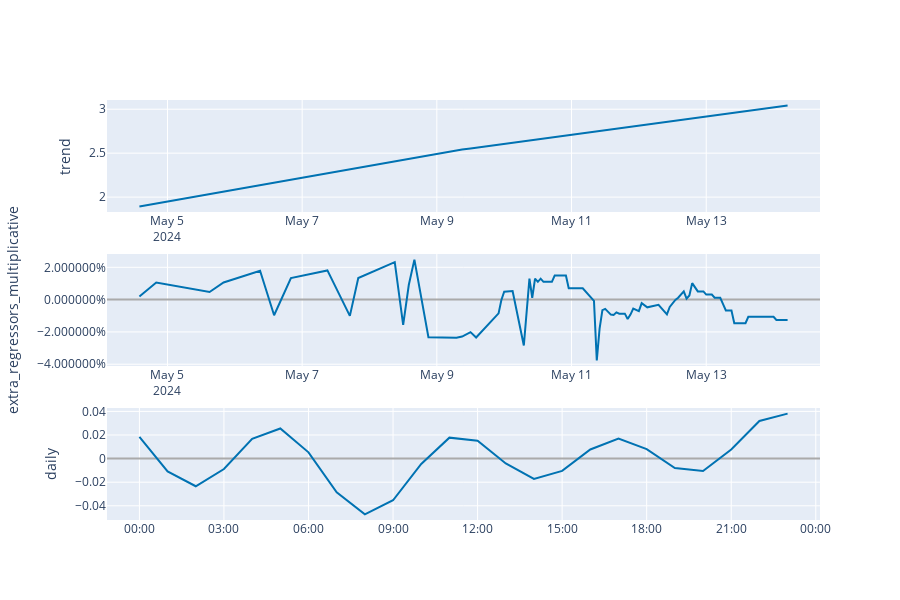

This figure's notebook cell:
### Code cell
plot_components_plotly(m, forecast)
